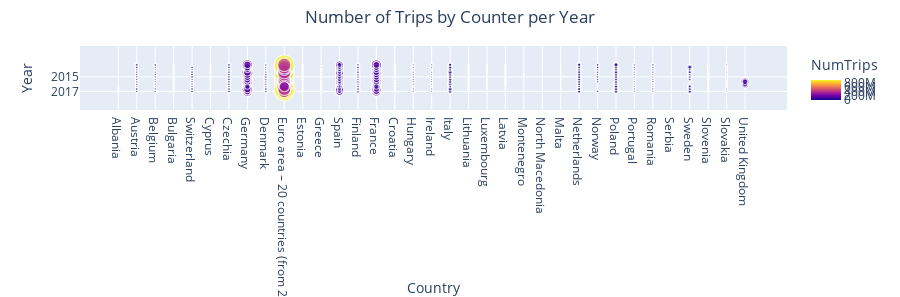

This figure's notebook cell:
### Code cell
fig = px.scatter(total_trips_df, x = 'Country', y = 'Year', color = 'NumTrips', size = 'NumTrips')
fig.update_layout(
    title = {
        'text': 'Number of Trips by Counter per Year',
        "x": 0.5,
        'xanchor': 'center'
    },
    height = 0.075 * len(total_trips_df)

)
fig.show()

### Figure 1 — Plotly figure (JSON) as saved in the notebook; plotly's stock layout.template omitted (floating-point values rounded to 4 significant figures; data arrays with more than 128 entries replaced by an {"elided": "..."} marker saying what was removed)
{"data": [{"hovertemplate": "Country=%{x}<br>Year=%{y}<br>NumTrips=%{marker.color}<extra></extra>", "legendgroup": "", "marker": {"color": {"elided": "3967 int values"}, "coloraxis": "coloraxis", "size": {"elided": "3967 int values"}, "sizemode": "area", "sizeref": 2301000.0, "symbol": "circle"}, "mode": "markers", "name": "", "showlegend": false, "type": "scattergl", "x": {"elided": "3967 str values"}, "xaxis": "x", "y": {"elided": "3967 str values"}, "yaxis": "y"}], "layout": {"coloraxis": {"colorbar": {"title": {"text": "NumTrips"}}, "colorscale": [[0, "#0d0887"], [0.1111, "#46039f"], [0.2222, "#7201a8"], [0.3333, "#9c179e"], [0.4444, "#bd3786"], [0.5556, "#d8576b"], [0.6667, "#ed7953"], [0.7778, "#fb9f3a"], [0.8889, "#fdca26"], [1, "#f0f921"]]}, "height": 297.5, "legend": {"itemsizing": "constant", "tracegroupgap": 0}, "margin": {"t": 60}, "title": {"text": "Number of Trips by Counter per Year", "x": 0.5, "xanchor": "center"}, "xaxis": {"anchor": "y", "domain": [0, 1], "title": {"text": "Country"}}, "yaxis": {"anchor": "x", "domain": [0, 1], "title": {"text": "Year"}}}}
